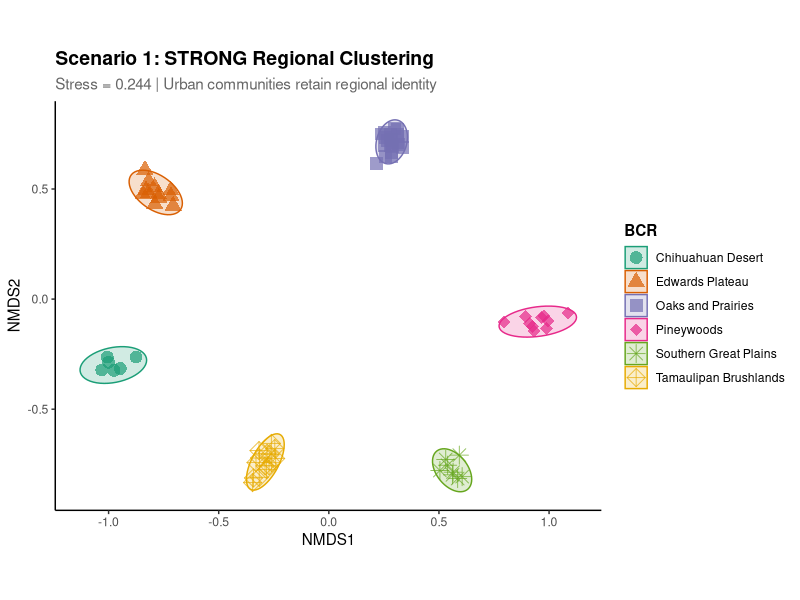
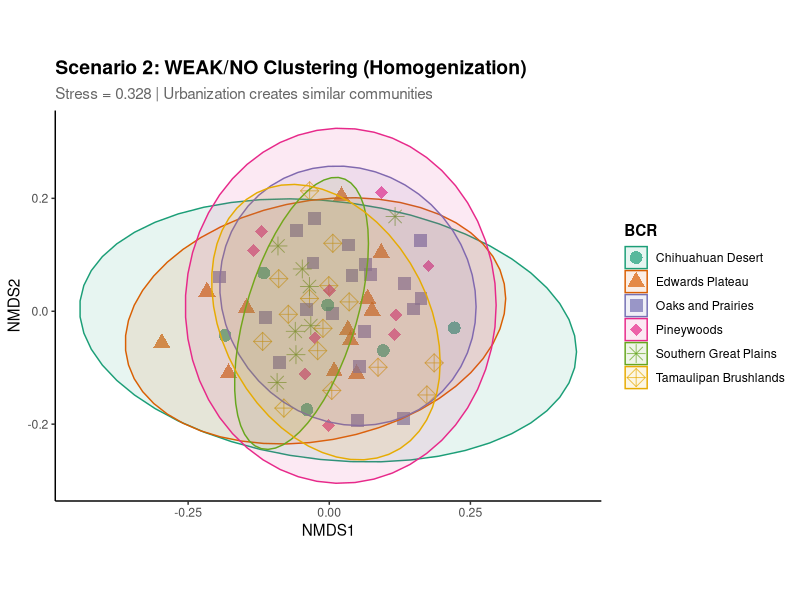
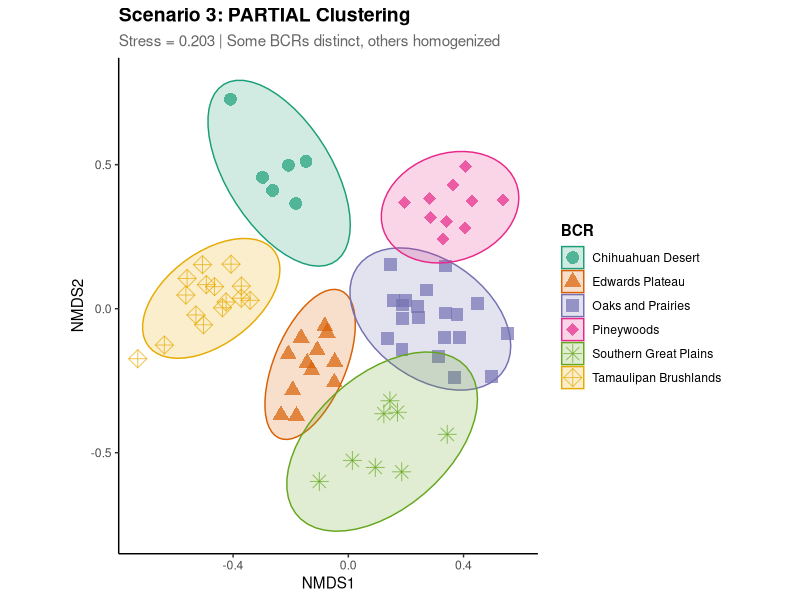

These charts were generated, in order, by the following R code:
##############################
#
# Simulated NMDS plot for meeting 
# 12/15/2025
# Ian Becker
#
##############################

library(vegan)
library(ggplot2)
library(dplyr)
library(MASS)

set.seed(123)

# Define BCRs in Texas
bcrs <- c("Tamaulipan Brushlands", "Edwards Plateau", "Oaks and Prairies", 
          "Southern Great Plains", "Chihuahuan Desert", "Pineywoods")

# Number of hotspots per BCR (simulate realistic sample sizes)
n_hotspots <- c(15, 12, 20, 8, 6, 10)  # Total = 71 hotspots

##############################
# Scenario 1: STRONG CLUSTERING BY BCR
# (Urban communities retain regional identity)
##############################

simulate_clustered_communities <- function() {
  
  # Create species pool - 200 species total, split into BCR-specific pools
  # Each BCR gets 50 "regional specialists" + 20 shared generalists
  
  communities <- list()
  
  for (i in 1:length(bcrs)) {
    n_sites <- n_hotspots[i]
    
    # Create BCR-specific species matrix
    # Species 1-50 are specific to BCR 1, 51-100 to BCR 2, etc.
    species_matrix <- matrix(0, nrow = n_sites, ncol = 200)
    
    # This BCR's regional specialists (high probability)
    start_col <- (i - 1) * 30 + 1
    end_col <- start_col + 29
    species_matrix[, start_col:end_col] <- matrix(rbinom(n_sites * 30, 1, 0.85), 
                                                  nrow = n_sites)
    
    # Shared urban generalists (columns 181-200, moderate probability)
    species_matrix[, 181:200] <- matrix(rbinom(n_sites * 20, 1, 0.5), 
                                        nrow = n_sites)
    
    # Small chance of other BCRs' species showing up (spillover)
    other_bcr_cols <- setdiff(1:180, start_col:end_col)
    species_matrix[, other_bcr_cols] <- matrix(rbinom(n_sites * length(other_bcr_cols), 
                                                      1, 0.03), nrow = n_sites)
    
    communities[[i]] <- species_matrix
  }
  
  # Combine all BCRs
  full_matrix <- do.call(rbind, communities)
  
  # Remove empty columns
  full_matrix <- full_matrix[, colSums(full_matrix) > 0]
  
  # Create BCR labels
  bcr_labels <- rep(bcrs, times = n_hotspots)
  
  # Run NMDS
  nmds <- metaMDS(full_matrix, distance = "bray", k = 2, trymax = 100)
  
  # Extract scores
  site_scores <- as.data.frame(scores(nmds, display = "sites"))
  site_scores$BCR <- bcr_labels
  
  # Plot
  p1 <- ggplot(site_scores, aes(x = NMDS1, y = NMDS2, color = BCR, shape = BCR)) +
    geom_point(size = 4, alpha = 0.7) +
    stat_ellipse(aes(fill = BCR), alpha = 0.2, geom = "polygon", level = 0.95) +
    scale_color_brewer(palette = "Dark2") +
    scale_fill_brewer(palette = "Dark2") +
    scale_shape_manual(values = c(16, 17, 15, 18, 8, 9)) +
    labs(title = "Scenario 1: STRONG Regional Clustering",
         subtitle = paste0("Stress = ", round(nmds$stress, 3), 
                           " | Urban communities retain regional identity"),
         x = "NMDS1", y = "NMDS2") +
    theme_classic() +
    theme(
      plot.title = element_text(size = 14, face = "bold"),
      plot.subtitle = element_text(size = 11, color = "gray40"),
      legend.position = "right",
      legend.title = element_text(face = "bold")
    ) +
    coord_fixed()
  
  return(list(plot = p1, stress = nmds$stress, nmds = nmds, data = site_scores))
}

##############################
# Scenario 2: WEAK/NO CLUSTERING (HOMOGENIZATION)
# (Urbanization creates similar communities everywhere)
##############################

simulate_homogenized_communities <- function() {
  
  # Almost all species are shared - minimal regional differences
  communities <- list()
  
  for (i in 1:length(bcrs)) {
    n_sites <- n_hotspots[i]
    
    # Core urban generalists (80 species, very common everywhere)
    # All BCRs have nearly identical species with just random variation
    urban_core <- matrix(rbinom(n_sites * 80, 1, 0.7), nrow = n_sites)
    
    # Tiny regional component (5 species each, low probability)
    regional_tiny <- matrix(rbinom(n_sites * 5, 1, 0.2), nrow = n_sites)
    
    # Some additional shared species (40 species)
    shared_extra <- matrix(rbinom(n_sites * 40, 1, 0.45), nrow = n_sites)
    
    site_matrix <- cbind(urban_core, regional_tiny, shared_extra)
    communities[[i]] <- site_matrix
  }
  
  full_matrix <- do.call(rbind, communities)
  full_matrix <- full_matrix[, colSums(full_matrix) > 0]
  bcr_labels <- rep(bcrs, times = n_hotspots)
  
  nmds <- metaMDS(full_matrix, distance = "bray", k = 2, trymax = 100)
  
  site_scores <- as.data.frame(scores(nmds, display = "sites"))
  site_scores$BCR <- bcr_labels
  
  p2 <- ggplot(site_scores, aes(x = NMDS1, y = NMDS2, color = BCR, shape = BCR)) +
    geom_point(size = 4, alpha = 0.7) +
    stat_ellipse(aes(fill = BCR), alpha = 0.1, geom = "polygon", level = 0.95) +
    scale_color_brewer(palette = "Dark2") +
    scale_fill_brewer(palette = "Dark2") +
    scale_shape_manual(values = c(16, 17, 15, 18, 8, 9)) +
    labs(title = "Scenario 2: WEAK/NO Clustering (Homogenization)",
         subtitle = paste0("Stress = ", round(nmds$stress, 3),
                           " | Urbanization creates similar communities"),
         x = "NMDS1", y = "NMDS2") +
    theme_classic() +
    theme(
      plot.title = element_text(size = 14, face = "bold"),
      plot.subtitle = element_text(size = 11, color = "gray40"),
      legend.position = "right",
      legend.title = element_text(face = "bold")
    ) +
    coord_fixed()
  
  return(list(plot = p2, stress = nmds$stress, nmds = nmds, data = site_scores))
}

##############################
# Scenario 3: PARTIAL CLUSTERING
# (Some BCRs distinct, others overlap)
##############################

simulate_partial_clustering <- function() {
  
  communities <- list()
  
  for (i in 1:length(bcrs)) {
    n_sites <- n_hotspots[i]
    species_matrix <- matrix(0, nrow = n_sites, ncol = 180)
    
    # STRONG shared urban generalist core (40 species, common everywhere)
    species_matrix[, 141:180] <- matrix(rbinom(n_sites * 40, 1, 0.65), nrow = n_sites)
    
    # Tamaulipan Brushlands (BCR 1) - Moderately distinct
    if (i == 1) {
      # 25 regional specialists (moderate probability)
      species_matrix[, 1:25] <- matrix(rbinom(n_sites * 25, 1, 0.65), nrow = n_sites)
      # Some spillover from adjacent regions (Edwards, Southern GP)
      overlap_cols <- c(26:40, 101:115)
      species_matrix[, overlap_cols] <- matrix(rbinom(n_sites * length(overlap_cols), 1, 0.2), 
                                               nrow = n_sites)
    }
    # Edwards Plateau (BCR 2) - Moderate regional identity
    else if (i == 2) {
      species_matrix[, 26:50] <- matrix(rbinom(n_sites * 25, 1, 0.6), nrow = n_sites)
      # Overlap with neighbors
      overlap_cols <- c(1:15, 51:65, 101:110)
      species_matrix[, overlap_cols] <- matrix(rbinom(n_sites * length(overlap_cols), 1, 0.25), 
                                               nrow = n_sites)
    }
    # Oaks and Prairies (BCR 3) - Overlaps with several regions
    else if (i == 3) {
      species_matrix[, 51:75] <- matrix(rbinom(n_sites * 25, 1, 0.55), nrow = n_sites)
      # High overlap with Edwards and Pineywoods
      overlap_cols <- c(26:45, 76:95)
      species_matrix[, overlap_cols] <- matrix(rbinom(n_sites * length(overlap_cols), 1, 0.3), 
                                               nrow = n_sites)
    }
    # Southern Great Plains (BCR 4) - Similar to Oaks/Prairies
    else if (i == 4) {
      species_matrix[, 101:120] <- matrix(rbinom(n_sites * 20, 1, 0.6), nrow = n_sites)
      # Overlaps with Oaks/Prairies and Edwards
      overlap_cols <- c(26:40, 51:75)
      species_matrix[, overlap_cols] <- matrix(rbinom(n_sites * length(overlap_cols), 1, 0.35), 
                                               nrow = n_sites)
    }
    # Chihuahuan Desert (BCR 5) - Most distinct but not isolated
    else if (i == 5) {
      species_matrix[, 121:140] <- matrix(rbinom(n_sites * 20, 1, 0.7), nrow = n_sites)
      # Some Tamaulipan overlap (adjacent)
      species_matrix[, 1:15] <- matrix(rbinom(n_sites * 15, 1, 0.15), nrow = n_sites)
    }
    # Pineywoods (BCR 6) - Fairly distinct eastern species
    else if (i == 6) {
      species_matrix[, 76:100] <- matrix(rbinom(n_sites * 25, 1, 0.6), nrow = n_sites)
      # Some overlap with Oaks/Prairies
      species_matrix[, 51:70] <- matrix(rbinom(n_sites * 20, 1, 0.25), nrow = n_sites)
    }
    
    communities[[i]] <- species_matrix
  }
  
  full_matrix <- do.call(rbind, communities)
  full_matrix <- full_matrix[, colSums(full_matrix) > 0]
  bcr_labels <- rep(bcrs, times = n_hotspots)
  
  nmds <- metaMDS(full_matrix, distance = "bray", k = 2, trymax = 100)
  
  site_scores <- as.data.frame(scores(nmds, display = "sites"))
  site_scores$BCR <- bcr_labels
  
  p3 <- ggplot(site_scores, aes(x = NMDS1, y = NMDS2, color = BCR, shape = BCR)) +
    geom_point(size = 4, alpha = 0.7) +
    stat_ellipse(aes(fill = BCR), alpha = 0.2, geom = "polygon", level = 0.95) +
    scale_color_brewer(palette = "Dark2") +
    scale_fill_brewer(palette = "Dark2") +
    scale_shape_manual(values = c(16, 17, 15, 18, 8, 9)) +
    labs(title = "Scenario 3: PARTIAL Clustering",
         subtitle = paste0("Stress = ", round(nmds$stress, 3),
                           " | Some BCRs distinct, others homogenized"),
         x = "NMDS1", y = "NMDS2") +
    theme_classic() +
    theme(
      plot.title = element_text(size = 14, face = "bold"),
      plot.subtitle = element_text(size = 11, color = "gray40"),
      legend.position = "right",
      legend.title = element_text(face = "bold")
    ) +
    coord_fixed()
  
  return(list(plot = p3, stress = nmds$stress, nmds = nmds, data = site_scores))
}

##############################
# Generate all scenarios
##############################

cat("Generating Scenario 1: Strong Clustering...\n")
scenario1 <- simulate_clustered_communities()

cat("Generating Scenario 2: Homogenization...\n")
scenario2 <- simulate_homogenized_communities()

cat("Generating Scenario 3: Partial Clustering...\n")
scenario3 <- simulate_partial_clustering()

##############################
# Display plots
##############################

print(scenario1$plot)
print(scenario2$plot)
print(scenario3$plot)
